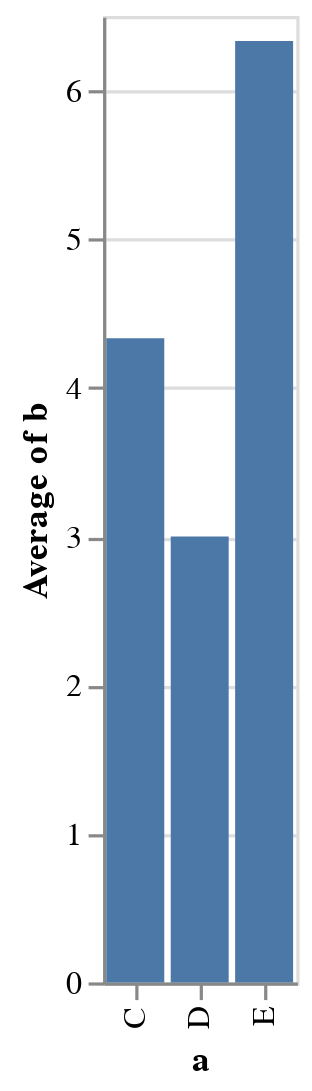

The code cell stored with this chart in its notebook:
### Code cell
%matplotlib inline
chart = alt.Chart(data).mark_bar().encode(
    x='a',
    y='average(b)'
)
chart

### Figure 1 — Vega-Lite specification as saved in the notebook (floating-point values rounded to 4 significant figures)
{"config": {"view": {"continuousWidth": 400, "continuousHeight": 300}}, "data": {"name": "data-347f1284ea3247c0f55cb966abbdd2d8"}, "mark": "bar", "encoding": {"x": {"field": "a", "type": "nominal"}, "y": {"aggregate": "average", "field": "b", "type": "quantitative"}}, "$schema": "https://vega.github.io/schema/vega-lite/v4.17.0.json", "datasets": {"data-347f1284ea3247c0f55cb966abbdd2d8": [{"a": "C", "b": 2}, {"a": "C", "b": 7}, {"a": "C", "b": 4}, {"a": "D", "b": 1}, {"a": "D", "b": 2}, {"a": "D", "b": 6}, {"a": "E", "b": 8}, {"a": "E", "b": 4}, {"a": "E", "b": 7}]}}
